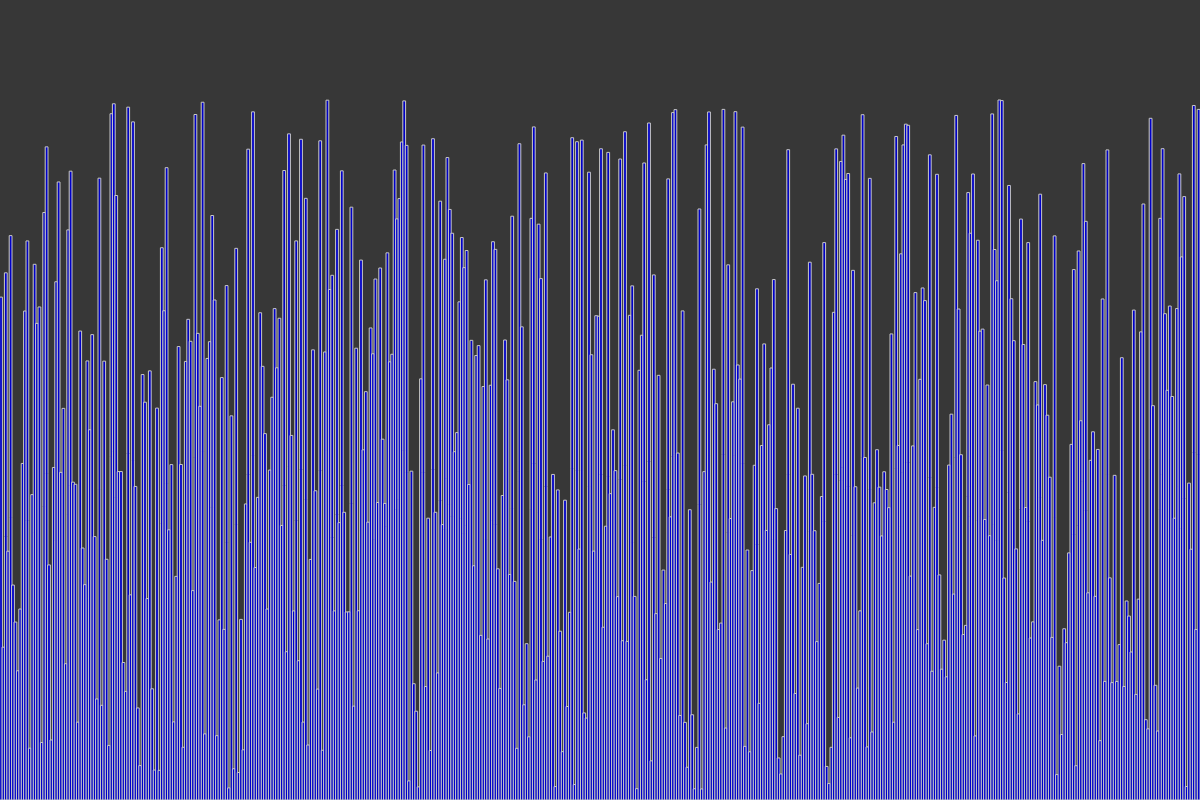
Frame 1 (no input)
Frame 60 (no input): identical to frame 1, image omitted
Frame 120 (the mouse pressed at the canvas centre since frame 60): identical to frame 1, image omitted

The p5.js sketch that drew this single still picture (run headless with seeded random() and noise() and a simulated clock; from frame 60 on, the mouse is pressed at the canvas centre):

// p5.js sketch
// ── sketch.js
const canvasData = {
  width: 1200,
  height: 800,
  color: 55
}

let sortingObj
let sortBtn

function setup() {
  createCanvas(canvasData.width, canvasData.height);
  sortingObj = new Sorting(500)
}

function draw() {
  background(canvasData.color);
  sortingObj.show()
}

function keyPressed() {
  switch (key) {
    case ' ':
      sortingObj.selectionSort()
      break
  }
}

// ── item.js


class Item {
    constructor(x, array) {
        this.width = canvasData.width / array.length
        this.height = random(10, canvasData.height - 100)
        this.x = x
        this.y = canvasData.height - this.height
        this.color = {
            red: 0,
            green: 0,
            blue: 200
        }
    }

    show() {
        stroke(200)
        fill(this.color.red, this.color.green, this.color.blue)
        rect(this.x, this.y, this.width, this.height)
    }
}
// ── sorting.js


class Sorting {
    constructor(arraySize) {

        this.length = arraySize
        this.unsortedArray = new Array(this.length)
        
        for (let i = 0; i < this.length; i++) {
            this.unsortedArray[i] = new Item(canvasData.width/this.length * i, this)
        }
    }

    show() {
        for (let item of this.unsortedArray) {
            item.show()
        }
    }

    selectionSort() {
        let arr = this.unsortedArray
        let currentItem, smallest

        for (let i = 0; i < arr.length - 1; i++){
            
            let minIndex = i
            
            for (let j = i + 1 ; j < arr.length; j++) {

                if(arr[j].height < arr[minIndex].height) {
                    minIndex = j
                    
                }
            }
                
            arr[minIndex].color = {
                red: 0,
                green: 150,
                blue: 50
            }

            currentItem = arr[i]
            smallest = arr[minIndex]

            // change the x positions 
            currentItem.x = smallest.x
            smallest.x = i * canvasData.width/arr.length

            // swap the two items
            arr[i] = smallest
            arr[minIndex] = currentItem
            
            
        }

        this.unsortedArray[this.length-1].color = {
            red: 0,
            green: 150,
            blue: 50
        }
    }
}
// ── style.css
html, body {
  margin: 0;
  padding: 0;
}

body {
  display: grid;
  place-items: center;
  height: 100dvh;
}

canvas {
  display: block;
}
